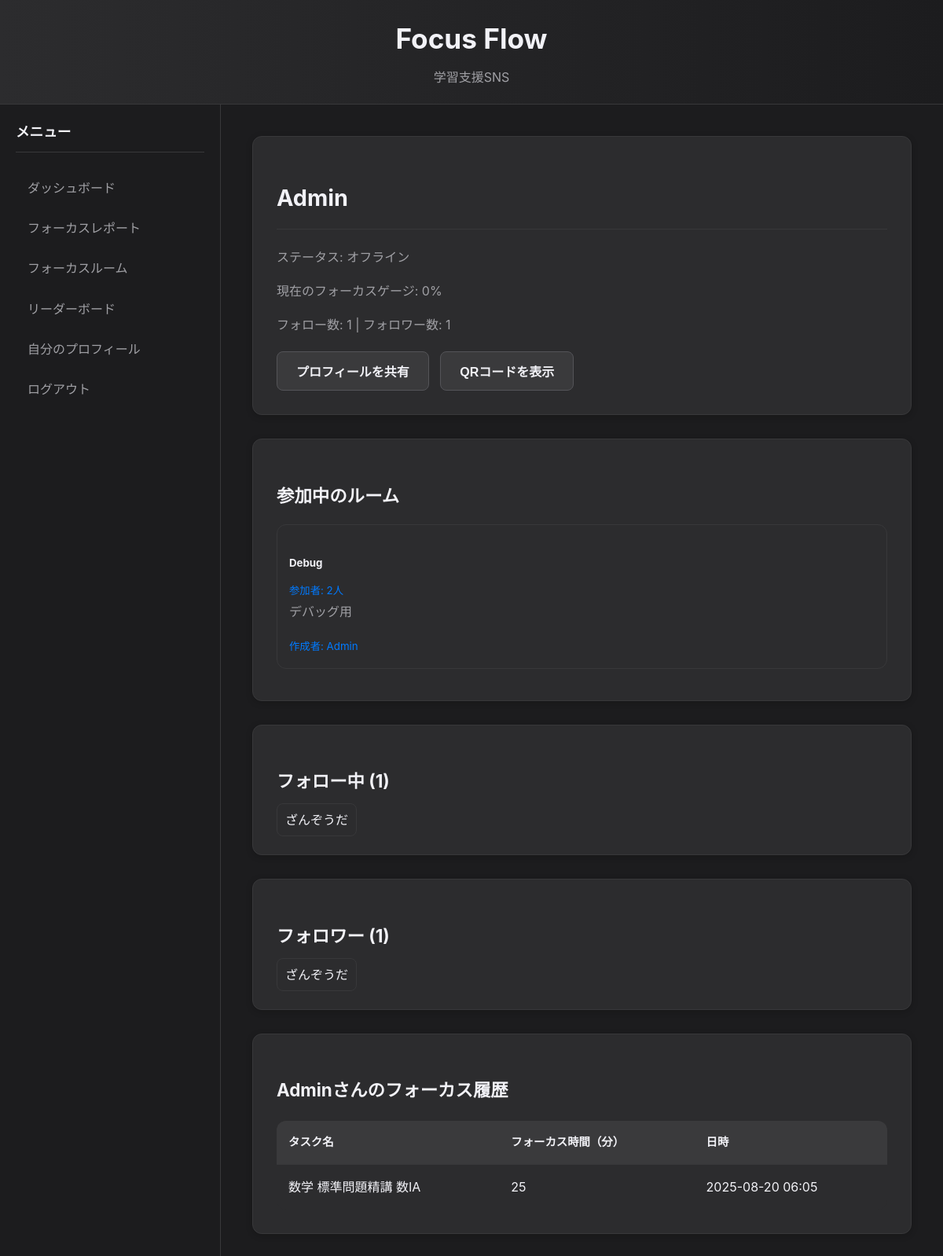
Page /user/Admin (signed in) on the earlier database version.
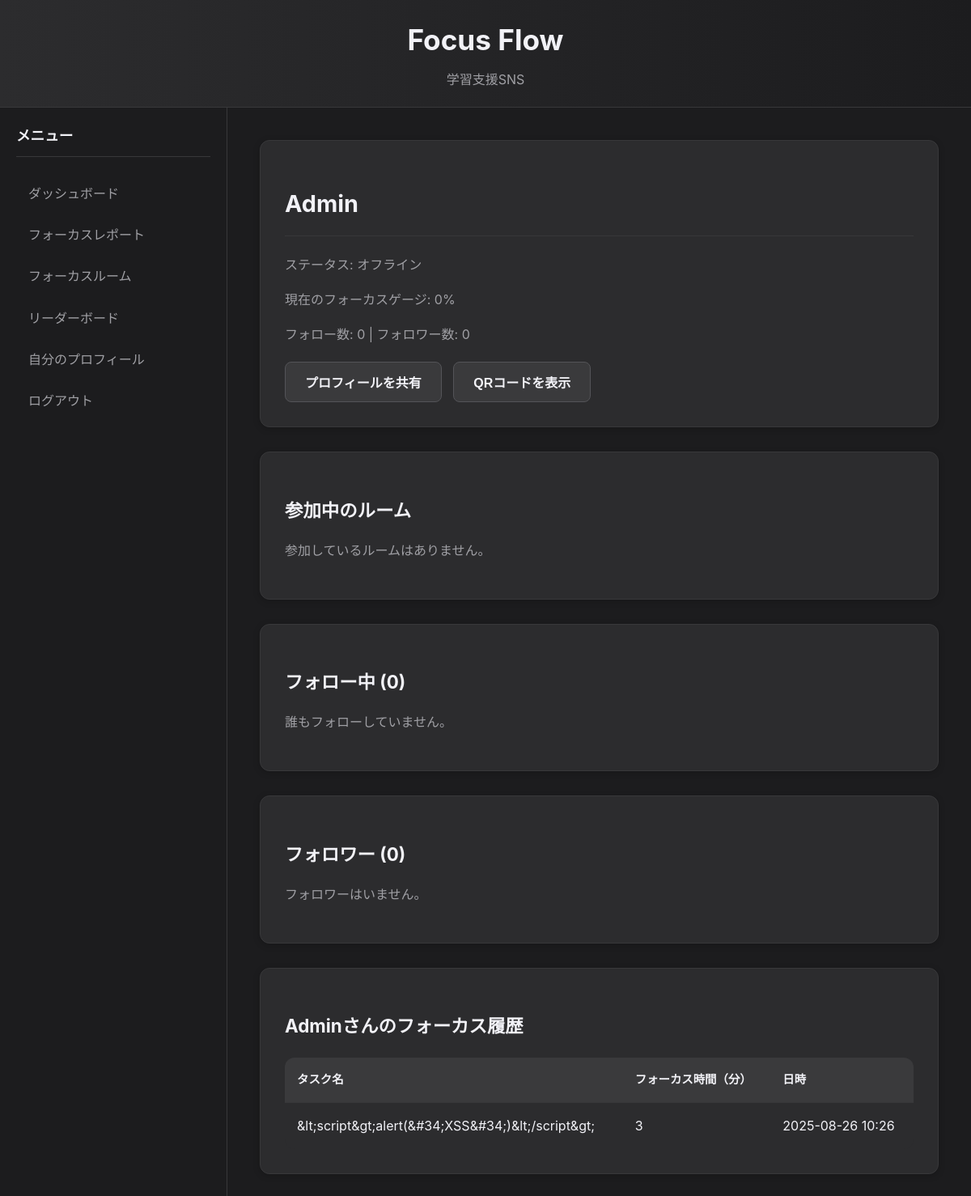
Same page on the later database version.
### app/models.py (models this page shows, shortened)
class User(UserMixin, db.Model):
    id = db.Column(db.Integer, primary_key=True)
    email = db.Column(db.String(100), unique=True, nullable=False)
    username = db.Column(db.String(100), nullable=False)
    password_hash = db.Column(db.String(128))
    sessions = db.relationship('FocusSession', backref='author', lazy=True)
    activity_logs = db.relationship('ActivityLog', backref='user', lazy=True)
    status = db.Column(db.String(50), default='オフライン')
    current_gauge_level = db.Column(db.Integer, default=0)
    followed = db.relationship(
        'User', secondary=followers,
        primaryjoin=(followers.c.follower_id == id),
        secondaryjoin=(followers.c.followed_id == id),
        backref=db.backref('followers', lazy='dynamic'), lazy='dynamic')
    created_rooms = db.relationship('FocusRoom', backref='owner', lazy='dynamic')
    joined_rooms = db.relationship('FocusRoom', secondary='room_participants', lazy='dynamic',
                                   backref=db.backref('participants', lazy='dynamic'))

class FocusRoom(db.Model):
    id = db.Column(db.Integer, primary_key=True)
    name = db.Column(db.String(100), nullable=False)
    description = db.Column(db.String(255))
    is_public = db.Column(db.Boolean, default=True)
    owner_id = db.Column(db.Integer, db.ForeignKey('user.id'), nullable=False)
    password_hash = db.Column(db.String(128), nullable=True)

class FocusSession(db.Model):
    id = db.Column(db.Integer, primary_key=True)
    task_name = db.Column(db.String(200), nullable=False)
    duration_minutes = db.Column(db.Integer, nullable=False)
    timestamp = db.Column(db.DateTime, server_default=db.func.now())
    user_id = db.Column(db.Integer, db.ForeignKey('user.id'), nullable=False)

### app/routes.py (the view)
@main.route('/user/<username>')
@login_required
def user(username):
    user = User.query.filter_by(username=username).first_or_404()
    sessions = FocusSession.query.filter_by(user_id=user.id).order_by(FocusSession.timestamp.desc()).all()
    return render_template('user.html', user=user, sessions=sessions)

### app/__init__.py (called while the page is built)
def create_app():
    app = Flask(__name__)
    app.config['SECRET_KEY'] = 'your_secret_key'
    app.config['SQLALCHEMY_DATABASE_URI'] = 'sqlite:///db.sqlite'
    app.config['SQLALCHEMY_TRACK_MODIFICATIONS'] = False
    db.init_app(app)
    login_manager.init_app(app)
    socketio.init_app(app)
    from .models import User
    @login_manager.user_loader
    def load_user(user_id):
        return User.query.get(int(user_id))
    from .routes import main as main_blueprint
    app.register_blueprint(main_blueprint)
    from . import events # events.py をインポート
    with app.app_context():
        db.create_all()
    return app

### app/routes.py (called while the page is built)
@main.before_app_request
def before_request():
    if not current_user.is_authenticated and request.endpoint and 'static' not in request.endpoint and request.endpoint != 'main.login' and request.endpoint != 'main.register':
        return redirect(url_for('main.login'))

### app/templates/user.html (shortened to what this page needs)
{% extends "base.html" %}
{% block content %}
	<section id="profile-card" class="card">
		<h2>{{ user.username }}</h2>
		<p>ステータス: <span id="user-status-display">{{ user.status }}</span></p>
		<p>現在のフォーカスゲージ: <span id="user-gauge-display">{{ user.current_gauge_level }}</span>%</p>
		<p>フォロー数: {{ user.followed.count() }} | フォロワー数: {{ user.followers.count() }}</p>
		{% if user.id == current_user.id %}
		<div class="share-buttons" style="margin-top: 20px;">
			<button id="share-btn" class="btn btn-secondary">プロフィールを共有</button>
			<button id="qr-code-btn" class="btn btn-secondary">QRコードを表示</button>
		</div>
		{% endif %}
	</section>
	<section class="card">
		<h3>参加中のルーム</h3>
		<div class="list-group">
			{% for room in user.joined_rooms %}
				<a href="{{ url_for('main.room', room_id=room.id) }}" class="list-group-item list-group-item-action flex-column align-items-start" style="border: 1px solid var(--border-color); border-radius: var(--border-radius); padding: 15px; margin-bottom: 10px; display: block;">
					<div class="d-flex w-100 justify-content-between">
						<h5 class="mb-1">{{ room.name }}</h5>
						<small>参加者: {{ room.participants.count() }}人</small>
					</div>
					<p class="mb-1">{{ room.description or '説明はありません' }}</p>
					<small>作成者: {{ room.owner.username }}</small>
				</a>
			{% else %}
				<p>参加しているルームはありません。</p>
			{% endfor %}
		</div>
	</section>
	<section class="card">
		<h3>フォロー中 ({{ user.followed.count() }})</h3>
		<div class="list-group">
			{% for followed_user in user.followed %}
				<a href="{{ url_for('main.user', username=followed_user.username) }}"
				   class="list-group-item list-group-item-action collapsible-following-item"
				   style="display: {% if loop.index > 5 %}'none'{% else %}'block'{% endif %}; padding: 10px; margin-bottom: 5px; border: 1px solid var(--border-color); border-radius: 8px; text-decoration: none; color: var(--text-color);">
				   {{ followed_user.username }}
				</a>
			{% else %}
				<p>誰もフォローしていません。</p>
			{% endfor %}
		</div>
	</section>
	<section class="card">
		<h3>フォロワー ({{ user.followers.count() }})</h3>
		<div class="list-group">
			{% for follower in user.followers %}
				<a href="{{ url_for('main.user', username=follower.username) }}"
				   class="list-group-item list-group-item-action collapsible-follower-item"
				   style="display: {% if loop.index > 5 %}'none'{% else %}'block'{% endif %}; padding: 10px; margin-bottom: 5px; border: 1px solid var(--border-color); border-radius: 8px; text-decoration: none; color: var(--text-color);">
				   {{ follower.username }}
				</a>
			{% else %}
				<p>フォロワーはいません。</p>
			{% endfor %}
		</div>
	</section>
	<section class="card">
		<h3>{{ user.username }}さんのフォーカス履歴</h3>
		<table class="table">
			<thead>
				<tr>
					<th>タスク名</th>
					<th>フォーカス時間（分）</th>
					<th>日時</th>
				</tr>
			</thead>
			<tbody>
				{% for session in sessions %}
				<tr>
					<td>{{ session.task_name }}</td>
					<td>{{ session.duration_minutes }}</td>
					<td>{{ session.timestamp.strftime('%Y-%m-%d %H:%M') }}</td>
				</tr>
				{% else %}
				<tr>
					<td colspan="3">まだフォーカス履歴がありません。</td>
				</tr>
				{% endfor %}
			</tbody>
		</table>
	</section>
{% endblock %}

### app/templates/base.html (shortened to what this page needs)
<!DOCTYPE html>
<html lang="ja">
    <head>
        <link rel="stylesheet" href="{{ url_for('static', filename='css/style.css') }}">
    </head>
    <body>
        <header>
            <h1>Focus Flow</h1>
            <p>学習支援SNS</p>
        </header>
        <div class="main-layout">
            <nav class="sidebar">
                <h3>メニュー</h3>
                <ul>
                    {% if current_user.is_authenticated %}
                        <li><a href="{{url_for('main.dashboard')}}">ダッシュボード</a></li>
                        <li><a href="{{url_for('main.report')}}">フォーカスレポート</a></li>
                        <li><a href="{{url_for('main.rooms')}}">フォーカスルーム</a></li>
                        <li><a href="{{url_for('main.leaderboard')}}">リーダーボード</a></li>
                        <li><a href="{{url_for('main.user', username=current_user.username)}}">自分のプロフィール</a></li>
                        <li><a href="{{url_for('main.logout')}}">ログアウト</a></li>
                    {% else %}
                        <li><a href="{{url_for('main.login')}}">ログイン</a></li>
                        <li><a href="{{url_for('main.register')}}">新規登録</a></li>
                    {% endif %}
                </ul>
            </nav>
            <main class="container">
				{% block content %}{% endblock %}
            </main>
        </div>
    </body>
</html>

### app/static/css/style.css (style rules this page uses)
:root { --primary-color: #007aff; --background-color: #1c1c1e; --card-bg-color: #2c2c2e; --text-color: #f2f2f7; --text-secondary-color: #a0a0a5; --border-color: #38383a; --shadow-color: rgba(0, 0, 0, 0.2); --border-radius: 12px; --font-family: -apple-system, BlinkMacSystemFont, 'Segoe UI', Roboto, 'Helvetica Neue', Arial, 'Hiragino Kaku Gothic ProN', 'Hiragino Sans', Meiryo, sans-serif; }
body { font-family: var(--font-family); background-color: var(--background-color); color: var(--text-color); margin: 0; line-height: 1.7; -webkit-font-smoothing: antialiased; -moz-osx-font-smoothing: grayscale; }
.main-layout { display: flex; min-height: 100vh; }
.sidebar { width: 240px; background-color: var(--background-color); padding: 20px; border-right: 1px solid var(--border-color); }
.container { flex-grow: 1; padding: 40px; max-width: 960px; margin: 0 auto; }
header { background: linear-gradient(90deg, #2c2c2e, #1c1c1e); color: white; padding: 20px 40px; text-align: center; border-bottom: 1px solid var(--border-color); }
header h1 { margin: 0; font-size: 2.2rem; font-weight: 700; }
header p { margin: 5px 0 0; color: var(--text-secondary-color); }
.sidebar h3 { margin-top: 0; color: var(--text-color); font-size: 1.1rem; font-weight: 600; padding-bottom: 10px; border-bottom: 1px solid var(--border-color); }
.sidebar ul { list-style: none; padding: 0; margin-top: 20px; }
.sidebar ul li a { display: block; padding: 12px 15px; color: var(--text-secondary-color); text-decoration: none; border-radius: 8px; transition: background-color 0.2s, color 0.2s; }
.card { background-color: var(--card-bg-color); border-radius: var(--border-radius); border: 1px solid var(--border-color); box-shadow: 0 2px 8px var(--shadow-color); padding: 30px; margin-bottom: 30px; transition: border-color 0.3s, transform 0.3s; }
h1, h2, h3, h4, h5, h6 { font-weight: 700; margin-bottom: 0.75em; color: var(--text-color); }
h2 { font-size: 1.8rem; border-bottom: 1px solid var(--border-color); padding-bottom: 0.5em; }
h3 { font-size: 1.4rem; }
p { margin-top: 0; color: var(--text-secondary-color); }
a { color: var(--primary-color); text-decoration: none; transition: color 0.2s; }
.btn { display: inline-block; padding: 12px 24px; border: 1px solid transparent; border-radius: 8px; cursor: pointer; font-size: 1rem; font-weight: 600; text-align: center; text-decoration: none; transition: all 0.2s ease-in-out; margin-right: 10px; }
.btn-secondary { background-color: #3a3a3c; color: var(--text-color); border-color: #545458; }
.table { width: 100%; border-collapse: collapse; margin-top: 20px; background-color: var(--card-bg-color); border-radius: var(--border-radius); overflow: hidden; }
.table th, .table td { padding: 15px; text-align: left; border-bottom: 1px solid var(--border-color); }
.table th { background-color: #3a3a3c; color: var(--text-color); font-weight: 600; font-size: 0.9rem; text-transform: uppercase; }
.table tbody tr:last-child td { border-bottom: none; }

Differences in the rows shown:
removed FocusRoom: name "Debug", participants.count "2", description "デバッグ用", owner.username "Admin"
removed User: username "ざんぞうだ"
removed FocusSession: task_name "数学 標準問題精講 数IA", duration_minutes "25", timestamp "2025-08-20 06:05"
now on this page (row edited): FocusSession: task_name "&lt;script&gt;alert(&#34;XSS&#34;)&lt;/script&gt;", duration_minutes "3", timestamp "2025-08-26 10:26"
Other differences:
{{ user.followed.count() }}: "1" → "0"
{{ user.followers.count() }}: "1" → "0"
text now shown: "参加しているルームはありません。 誰もフォローしていません。 フォロワーはいません。"
